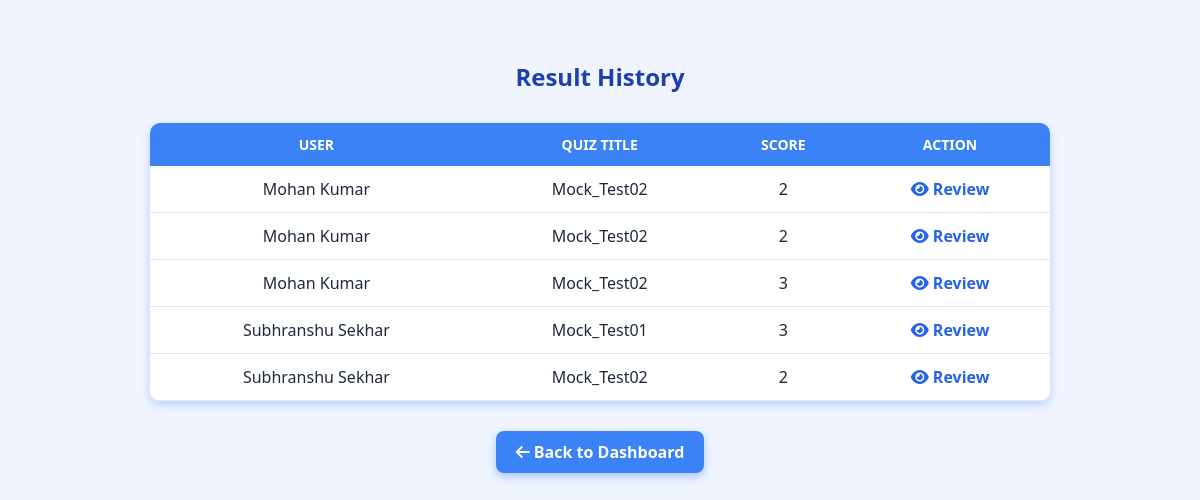
The page /results.php (signed in) on the database its author committed.
### tables this page shows
CREATE TABLE `results` (
  `id` int(11) NOT NULL,
  `user_id` int(11) DEFAULT NULL,
  `quiz_id` int(11) DEFAULT NULL,
  `score` int(11) DEFAULT NULL,
  `total_questions` int(11) NOT NULL
);

CREATE TABLE `users` (
  `id` int(11) NOT NULL,
  `name` varchar(100) DEFAULT NULL,
  `email` varchar(100) DEFAULT NULL,
  `password` varchar(255) DEFAULT NULL,
  `role` enum('admin','student') DEFAULT 'student'
);

CREATE TABLE `quizzes` (
  `id` int(11) NOT NULL,
  `title` varchar(255) DEFAULT NULL,
  `description` text DEFAULT NULL,
  `created_by` int(11) NOT NULL
);

### results.php (the view, shortened to what this page needs)
<?php
include("includes/db.php");
$user_id = $_SESSION["user_id"];
$role = $_SESSION["role"];
if ($role === "user") {
    $stmt = $conn->prepare("
        SELECT r.id, r.score, q.title
        FROM results r
        JOIN quizzes q ON r.quiz_id = q.id
        WHERE r.user_id = ?
        ORDER BY r.id DESC
    ");
    $stmt->bind_param("i", $user_id);
} else {
    $stmt = $conn->prepare("
        SELECT r.id, r.score, q.title, u.name
        FROM results r
        JOIN quizzes q ON r.quiz_id = q.id
        JOIN users u ON r.user_id = u.id
        ORDER BY r.id DESC
    ");
}
$stmt->execute();
$result = $stmt->get_result();
?>
<!DOCTYPE html>
<html lang="en">
<head>
    <link rel="stylesheet" href="https://cdnjs.cloudflare.com/ajax/libs/font-awesome/6.5.0/css/all.min.css">
</head>
<body>
    <h2>Result History</h2>
    <?php if ($result->num_rows > 0): ?>
        <table class="results-table">
            <tr>
                <?php if ($role === "admin"): ?>
                    <th>User</th>
                <?php endif; ?>
                <th>Quiz Title</th>
                <th>Score</th>
                <th>Action</th>
            </tr>
            <?php while($row = $result->fetch_assoc()): ?>
                <tr>
                    <?php if ($role === "admin"): ?>
                        <td><?php echo htmlspecialchars($row["name"]); ?></td>
                    <?php endif; ?>
                    <td><?php echo htmlspecialchars($row["title"]); ?></td>
                    <td><?php echo $row["score"]; ?></td>
                    <td><a class="btn-link" href="review_result.php?result_id=<?php echo $row["id"]; ?>"><i class="fa fa-eye"></i> Review</a></td>
                </tr>
            <?php endwhile; ?>
        </table>
    <?php else: ?>
        <p>No results found.</p>
    <?php endif; ?>
    <a class="back-link" href="dashboard.php"><i class="fa fa-arrow-left"></i> Back to Dashboard</a>
</body>
</html>

### results.php (style rules this page uses)
body { font-family: 'Segoe UI', Tahoma, Geneva, Verdana, sans-serif; background: #f0f4ff; color: #1e293b; margin: 0; padding: 40px 20px; text-align: center; }
h2 { color: #1e40af; margin-bottom: 30px; }
.results-table { margin: auto; border-collapse: collapse; width: 90%; max-width: 900px; box-shadow: 0 4px 10px rgba(59, 130, 246, 0.3); background: white; border-radius: 10px; overflow: hidden; }
.results-table th { background-color: #3b82f6; color: white; padding: 12px; text-transform: uppercase; font-size: 14px; }
.results-table td { padding: 12px; border-bottom: 1px solid #e5e7eb; }
.btn-link { color: #2563eb; text-decoration: none; font-weight: 600; }
.back-link { margin-top: 30px; display: inline-block; background: #3b82f6; color: white; padding: 10px 20px; border-radius: 8px; text-decoration: none; font-weight: 600; box-shadow: 0 4px 10px rgba(59, 130, 246, 0.4); }

### rows shown on the page
results: user.name "Mohan Kumar", quiz.title "Mock_Test02", score "2"
results: user.name "Mohan Kumar", quiz.title "Mock_Test02", score "2"
results: user.name "Mohan Kumar", quiz.title "Mock_Test02", score "3"
results: user.name "Subhranshu Sekhar", quiz.title "Mock_Test01", score "3"
results: user.name "Subhranshu Sekhar", quiz.title "Mock_Test02", score "2"
